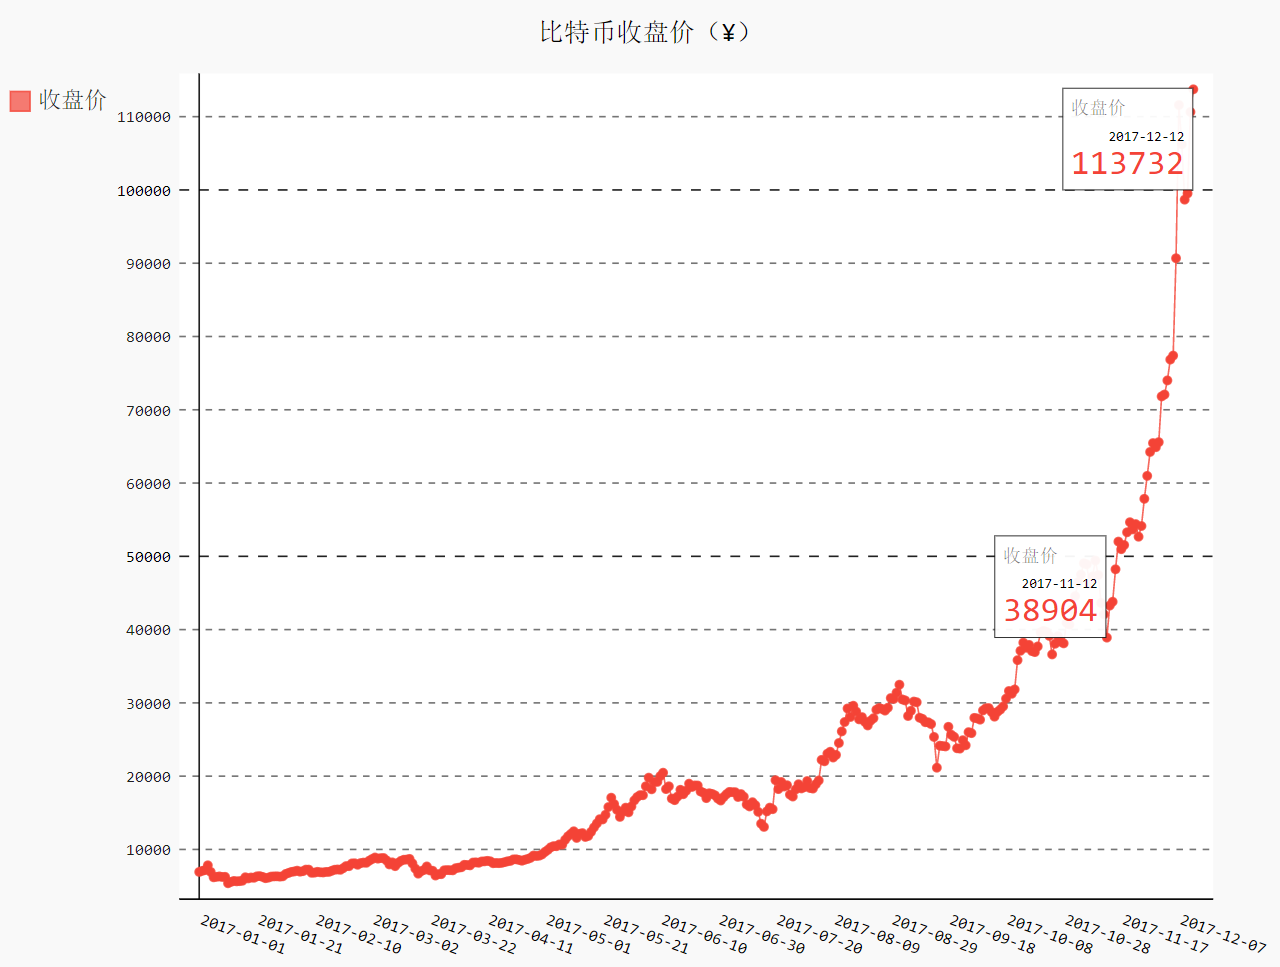

Python code for this plot:
# coding: utf-8

# ## 16.2 制作比特币收盘价走势图：JSON 格式
# 在本节中，你将下载JSON格式的比特币（2009年由中本聪发明，
# 是一种去中心化、全球通用、基于区块链的电子加密货币，
# `https://bitcoin.org/zh_CN`）收盘价数据，并使用`json`模块来处理它们。
# Pygal提供了一个适合初学者使用的绘图工具，可以用它对比特币收盘价数据进行可视化，以探索比特币价格的特征。

from __future__ import (absolute_import, division, print_function,
                        unicode_literals)
try:
    # Python 2.x 版本
    from urllib2 import urlopen
except ImportError:
    # Python 3.x 版本
    from urllib.request import urlopen  # 1
import json
import requests
import pygal
import math
from itertools import groupby


json_url = 'https://raw.githubusercontent.com/muxuezi/btc/master/btc_close_2017.json'
response = urlopen(json_url)  # 2
# 读取数据
req = response.read()
# 将数据写入文件
with open('btc_close_2017_urllib.json', 'wb') as f:  # 3
    f.write(req)
# 加载json格式
file_urllib = json.loads(req.decode('utf8'))  # 4
print(file_urllib)


json_url = 'https://raw.githubusercontent.com/muxuezi/btc/master/btc_close_2017.json'
req = requests.get(json_url)  # 1
# 将数据写入文件
with open('btc_close_2017_request.json', 'w') as f:
    f.write(req.text)  # 2
file_requests = req.json()  # 3


print(file_urllib == file_requests)


# 将数据加载到一个列表中
filename = 'btc_close_2017.json'
with open(filename) as f:
    btc_data = json.load(f)  # 1

# 打印每一天的信息
for btc_dict in btc_data:
    date = btc_dict['date']
    month = int(btc_dict['month'])
    week = int(btc_dict['week'])
    weekday = btc_dict['weekday']
    close = int(float(btc_dict['close']))  # 1
    print("{} is month {} week {}, {}, the close price is {} RMB".format(
        date, month, week, weekday, close))


# 创建5个列表，分别存储日期和收盘价
dates = []
months = []
weeks = []
weekdays = []
close = []
# 每一天的信息
for btc_dict in btc_data:
    dates.append(btc_dict['date'])
    months.append(int(btc_dict['month']))
    weeks.append(int(btc_dict['week']))
    weekdays.append(btc_dict['weekday'])
    close.append(int(float(btc_dict['close'])))

line_chart = pygal.Line(x_label_rotation=20, show_minor_x_labels=False)  # ①
line_chart.title = '比特币收盘价（¥）'
line_chart.x_labels = dates
N = 20  # x轴坐标每隔20天显示一次
line_chart.x_labels_major = dates[::N]  # ②
line_chart.add('收盘价', close)
line_chart.render_to_file('比特币收盘价折线图（¥）.svg')


line_chart = pygal.Line(x_label_rotation=20, show_minor_x_labels=False)
line_chart.title = '比特币收盘价对数变换（¥）'
line_chart.x_labels = dates
N = 20  # x轴坐标每隔20天显示一次
line_chart.x_labels_major = dates[::N]
close_log = [math.log10(_) for _ in close]  # ①
line_chart.add('log收盘价', close_log)
line_chart.render_to_file('比特币收盘价对数变换折线图（¥）.svg')
line_chart


def draw_line(x_data, y_data, title, y_legend):
    xy_map = []
    for x, y in groupby(sorted(zip(x_data, y_data)), key=lambda _: _[0]):  # 2
        y_list = [v for _, v in y]
        xy_map.append([x, sum(y_list) / len(y_list)])  # 3
    x_unique, y_mean = [*zip(*xy_map)]  # 4
    line_chart = pygal.Line()
    line_chart.title = title
    line_chart.x_labels = x_unique
    line_chart.add(y_legend, y_mean)
    line_chart.render_to_file(title + '.svg')
    return line_chart


idx_month = dates.index('2017-12-01')
line_chart_month = draw_line(
    months[:idx_month], close[:idx_month], '比特币收盘价月日均值（¥）', '月日均值')
line_chart_month


idx_week = dates.index('2017-12-11')
line_chart_week = draw_line(
    weeks[1:idx_week], close[1:idx_week], '比特币收盘价周日均值（¥）', '周日均值')
line_chart_week


idx_week = dates.index('2017-12-11')
wd = ['Monday', 'Tuesday', 'Wednesday',
      'Thursday', 'Friday', 'Saturday', 'Sunday']
weekdays_int = [wd.index(w) + 1 for w in weekdays[1:idx_week]]
line_chart_weekday = draw_line(
    weekdays_int, close[1:idx_week], '比特币收盘价星期均值（¥）', '星期均值')
line_chart_weekday.x_labels = ['周一', '周二', '周三', '周四', '周五', '周六', '周日']
line_chart_weekday.render_to_file('比特币收盘价星期均值（¥）.svg')
line_chart_weekday


with open('比特币收盘价Dashboard.html', 'w', encoding='utf8') as html_file:
    html_file.write(
        '<html><head><title>比特币收盘价Dashboard</title><meta charset="utf-8"></head><body>\n')
    for svg in [
            '比特币收盘价折线图（¥）.svg', '比特币收盘价对数变换折线图（¥）.svg', '比特币收盘价月日均值（¥）.svg',
            '比特币收盘价周日均值（¥）.svg', '比特币收盘价星期均值（¥）.svg'
    ]:
        html_file.write(
            '    <object type="image/svg+xml" data="{0}" height=500></object>\n'.format(svg))  # 1
    html_file.write('</body></html>')
